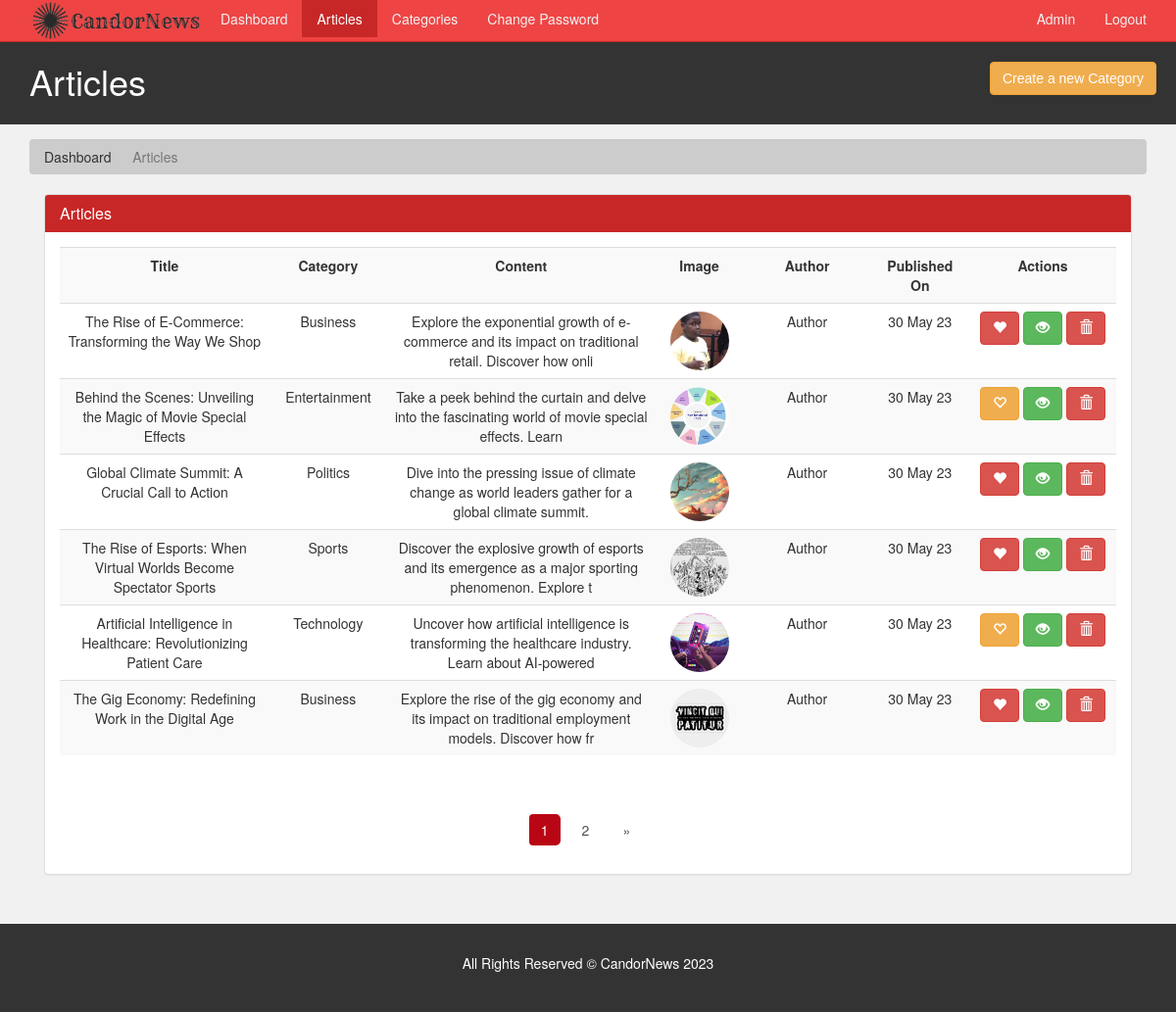
Screenshot of /admin/articles.php (signed in) with the database file from the repository.
### tables this page shows
CREATE TABLE `article` (
  `article_id` int(11) NOT NULL,
  `category_id` int(11) NOT NULL,
  `author_id` int(11) NOT NULL,
  `article_title` varchar(250) NOT NULL,
  `article_image` varchar(200) NOT NULL,
  `article_description` text NOT NULL,
  `article_date` date NOT NULL,
  `article_trend` tinyint(4) NOT NULL,
  `article_active` tinyint(4) NOT NULL
);

CREATE TABLE `category` (
  `category_id` int(11) NOT NULL,
  `category_name` varchar(45) NOT NULL,
  `category_color` varchar(35) NOT NULL,
  `category_image` varchar(250) NOT NULL,
  `category_description` varchar(350) NOT NULL
);

CREATE TABLE `author` (
  `author_id` int(11) NOT NULL,
  `author_name` varchar(35) NOT NULL,
  `author_password` varchar(100) NOT NULL,
  `author_email` varchar(45) NOT NULL
);

### admin/articles.php (the view, shortened to what this page needs)
<?php
  require('./includes/nav.inc.php');
?>
<section id="breadcrumb">
  <div class="container">
    <ol class="breadcrumb">
      <li><a href="./index.php">Dashboard</a></li>
      <li class="active">Articles</li>
    </ol>
  </div>
</section>
<section id="main">
  <div class="container">
    <div class="col-md-12">
      <?php
        $limit = 6;
        if(isset($_GET['page'])) {
          $page = $_GET['page'];
        }else {
          $page = 1;
        }
        $offset = ($page - 1) * $limit;
        $sql = "SELECT article.article_title,
                article.article_id,
                article.article_date,
                author.author_name,
                article.article_image,
                article.article_trend,
                article.article_active,
                article.article_description,
                category.category_name
                FROM article, category, author
                WHERE article.category_id = category.category_id
                AND article.author_id = author.author_id
                ORDER BY article.article_date DESC
                LIMIT {$offset},{$limit}";
        $result = mysqli_query($con,$sql);
        $row = mysqli_num_rows($result);
      ?>
      <div class="panel panel-default">
        <div class="panel-heading main-color-bg">
          <h3 class="panel-title">Articles</h3>
        </div>
        <div class="panel-body">
          <table class="table table-striped table-hover article-table">
            <tr>
              <th style="min-width: 200px">Title</th>
              <th style="min-width: 120px">Category</th>
              <th style="min-width: 250px">Content</th>
              <th style="min-width: 90px">Image</th>
              <th style="min-width: 130px">Author</th>
              <th style="min-width: 100px">Published On</th>
              <th style="min-width: 150px">Actions</th>
            </tr>
            <?php
                if($row > 0) {
                  while($data = mysqli_fetch_assoc($result)) {
                    $category_name = $data['category_name'];
                    $article_id = $data['article_id'];
                    $article_title = $data['article_title'];
                    $article_trend = $data['article_trend'];
                    $article_desc = $data['article_description'];
                    $article_image = $data['article_image'];
                    $article_date = $data['article_date'];
                    $article_author = $data['author_name'];
                    $article_active = $data['article_active'];
                    $article_desc = substr($article_desc,0,100);
                    $article_date = date("d M y",strtotime($article_date));
                    echo '
                      <tr>
                        <td>
                          '.$article_title.'
                        </td>
                        <td>
                          '.$category_name.'
                        </td>
                        <td>
                          '.$article_desc.'
                        </td>
                        <td>
                          <img src="../assets/images/articles/'.$article_image.'" />
                        </td>
                        <td>
                          '.$article_author.'
                        </td>
                        <td>
                          '.$article_date.'
                        </td>
                        <td>';
                        if($article_trend > 0) {
                          echo '
                          <a class="btn btn-danger" href="./deactivate-trend.php?id='.$article_id.'" title="Remove Article Trend">
                            <span class="glyphicon glyphicon-heart"></span>
                          </a>
                          ';
                        }
                        else {
                          echo '
                          <a class="btn btn-warning" href="./activate-trend.php?id='.$article_id.'" title="Make Article Trending">
                            <span class="glyphicon glyphicon-heart-empty"></span>
                          </a>
                          ';
                        }
                        if($article_active > 0) {
                          echo '
                          <a class="btn btn-success" href="./deactivate-article.php?id='.$article_id.'" title="Deactivate Article">
                            <span class="glyphicon glyphicon-eye-open"></span>
                          </a>
                          ';
                        }
                        else {
                          echo '
                          <a class="btn btn-info" href="./activate-article.php?id='.$article_id.'" title="Activate Article">
                            <span class="glyphicon glyphicon-eye-close"></span>
                          </a>
                          ';
                        }
                        echo '
                          <a class="btn btn-danger" href="javascript:deleteConfirm('.$article_id.')" title="Delete Article">
                            <span class="glyphicon glyphicon-trash"></span>
                          </a>
                        </td>
                      </tr>
                    ';
                  }
                }
              ?>
          </table>
        </div>
        <div class="text-center">
          <ul class="pagination pg-red">
            <?php
              $paginationQuery = "SELECT * FROM article";
              $paginationResult = mysqli_query($con, $paginationQuery);
              if(mysqli_num_rows($paginationResult) > 0) {
                $total_articles = mysqli_num_rows($paginationResult);
                $total_page = ceil($total_articles / $limit);
                for($i = 1; $i <= $total_page; $i++) {
                  $active = "";
                  if($i == $page) {
                    $active = "active";
                  }
                  echo '<li class="page-item '.$active.'"><a href="./articles.php?page='.$i.'" class="page-link">'.$i.'</a></li>';
                }
                if($total_page > $page){
                  echo '
                    <li class="page-item">
                      <a href="articles.php?page='.($page + 1).'" class="page-link">
                        <span>&raquo;</span>
                      </a>
                    </li>';
                }
              }
            ?>
          </ul>
        </div>
      </div>
    </div>
  </div>
</section>
<?php
  require('./includes/footer.inc.php')
?>

### assets/css/partials/4-component.css (style rules this page uses)
.container { width: 100%; padding-right: 15px; padding-left: 15px; margin-right: auto; margin-left: auto; }
.btn { display: inline-block; border: none; background: var(--dark-color); color: #fff; text-decoration: none; font-family: var(--ff-nunito); padding: 0.5rem 0.75rem; border-radius: var(--border-radius); transition: all 200ms ease-in-out; }
.pagination { display: inline-block; }
.pagination a { float: left; padding: 8px 16px; margin: 2px; transition: all 200ms ease-in-out; }

### assets/css/admin/style.css (style rules this page uses)
body { background: var(--light-color); }
.main-color-bg { background-color: var(--primary-color) !important; border-color: var(--primary-color) !important; color: #ffffff !important; }
.breadcrumb { background: #cccccc; color: #333333; }
.breadcrumb a { color: #333333; }
.article-table td img { border-radius: 50%; object-fit: cover; height: 6rem; width: 6rem; }
.article-table th, .article-table td { text-align: center; }
.pagination > li > a, .pagination > li > span { border-radius: var(--border-radius); margin: 5px; border: none; color: var(--dark-color); cursor: pointer; }
.pagination > .active > a, .pagination > .active > a:focus, .pagination > .active > a:hover, .pagination > .active > span, .pagination > .active > span:focus, .pagination > .active > span:hover { z-index: 3; color: #fff; cursor: default; background-color: var(--active-color); border-color: none; }
#main { min-height: 57.2vh; }

### assets/css/partials/1-variables.css (style rules this page uses)
:root { --primary-color: #c72727; --secondary-color: #f99500; --light-color: #f1f1f1; --dark-color: #50514f; --black-color: #333333; --tag-trend-color: #fa163f; --tag-yellow-color: #ffbe0b; --tag-purple-color: #8338ec; --tag-blue-color: #3a86ff; --tag-green-color: #00ff73; --tag-orange-color: #ef4339; --tag-pink-color: #ff0a54; --tag-brown-color: #663f3f; --hover-color: #ee4444; --active-color: #b90615; --ts-vs: 0.56rem; --ts-sml: 0.8rem; --ts-md: 1.1rem; --ts-lg: 1.25rem; --hs-vs: 1.3rem; --hs-sml: 2rem; --hs-md: 2.5rem; --hs-lg: 3rem; --ff-monts: "Montserrat", sans-serif; --ff-nunito: "Nunito Sans", sans-serif; --ff-noto: "Noto Serif", serif; --ff-robo: "Roboto", sans-serif; --border-radius: 5px; }

### rows the page displays
article: article_title "The Rise of E-Commerce: Transforming the Way We Shop", category.category_name "Business", article_description "Explore the exponential growth of e-commerce and its impact on traditional retail. Discover how onli", article_image (picture), author.author_name "Author", article_date "30 May 23"
article: article_title "Behind the Scenes: Unveiling the Magic of Movie Special Effects", category.category_name "Entertainment", article_description "Take a peek behind the curtain and delve into the fascinating world of movie special effects. Learn", article_image (picture), author.author_name "Author", article_date "30 May 23"
article: article_title "Global Climate Summit: A Crucial Call to Action", category.category_name "Politics", article_description "Dive into the pressing issue of climate change as world leaders gather for a global climate summit.", article_image (picture), author.author_name "Author", article_date "30 May 23"
article: article_title "The Rise of Esports: When Virtual Worlds Become Spectator Sports", category.category_name "Sports", article_description "Discover the explosive growth of esports and its emergence as a major sporting phenomenon. Explore t", article_image (picture), author.author_name "Author", article_date "30 May 23"
article: article_title "Artificial Intelligence in Healthcare: Revolutionizing Patient Care", category.category_name "Technology", article_description "Uncover how artificial intelligence is transforming the healthcare industry. Learn about AI-powered", article_image (picture), author.author_name "Author", article_date "30 May 23"
article: article_title "The Gig Economy: Redefining Work in the Digital Age", category.category_name "Business", article_description "Explore the rise of the gig economy and its impact on traditional employment models. Discover how fr", article_image (picture), author.author_name "Author", article_date "30 May 23"

### other values shown
$admin_name "Admin"
$page_title "Articles"
